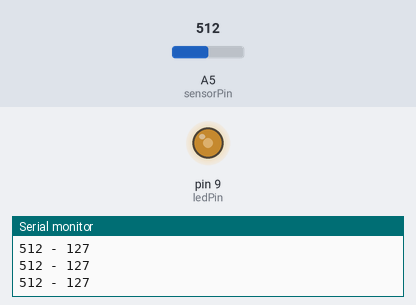
A sketch run on a simulated Arduino Uno, built with avr-gcc and run on an emulated ATmega328P. Parts: output pins drawn as LEDs (lit = HIGH), the last lines printed to the serial monitor. Inputs (shaded band) come from the test bench; at power-on: A5 (sensorPin) = 512.

Above: at 1.2 s.
1.3 s: A5 (sensorPin) set to 410
At 2.5 s:
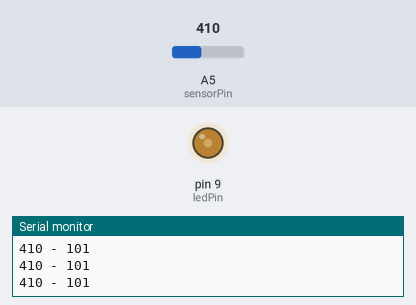
2.8 s: A5 (sensorPin) set to 394
At 3.7 s:
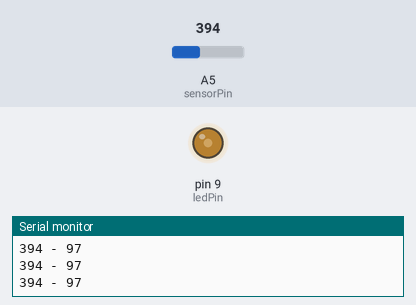
4.3 s: A5 (sensorPin) set to 716
At 4.8 s:
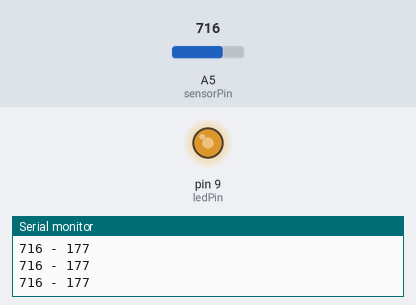
5.8 s: A5 (sensorPin) set to 900
At 7.0 s:
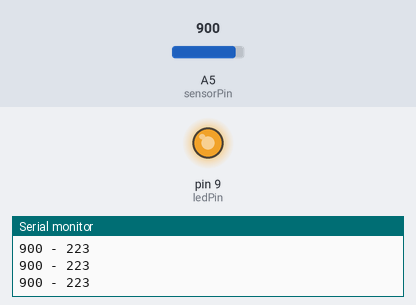
7.3 s: A5 (sensorPin) set to 122
At 8.5 s:
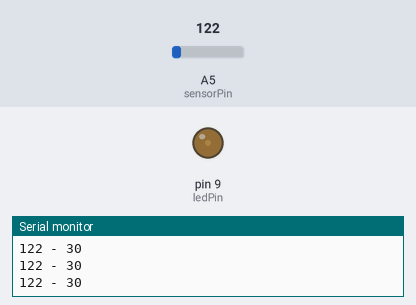
8.8 s: A5 (sensorPin) set to 108
At 9.6 s:
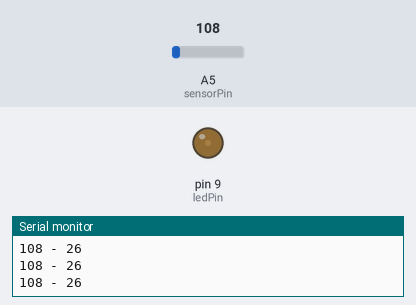
11.8 s: A5 (sensorPin) set to 90
Timing chart, 0 to 14.3 s (numbered marks = the images above; inputs shaded):
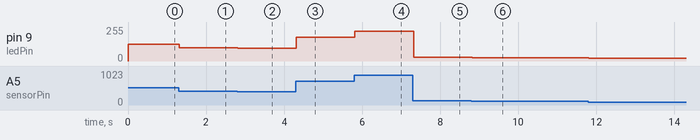

Measured:
- after the input at 1.3 s, pin 9 (ledPin): 127/255 → 101/255 at once
- after the input at 2.8 s, pin 9 (ledPin): 101/255 → 97/255 at once
- after the input at 4.3 s, pin 9 (ledPin): 97/255 → 177/255 at once
- after the input at 5.8 s, pin 9 (ledPin): 177/255 → 223/255 at once
- after the input at 7.3 s, pin 9 (ledPin): 223/255 → 30/255 at once
- after the input at 8.8 s, pin 9 (ledPin): 30/255 → 26/255 at once
- after the input at 11.8 s, pin 9 (ledPin): 26/255 → 22/255 at once

The sketch:

DigitalDimmer.ino
```cpp
// DIGITAL DIMMER
// LVTech 2/12/2013

// store some information in these variables
int sensorValue = 0;
int fadeValue = 0;

// select the pins for the components
int ledPin = 9;
int sensorPin = A5;

void setup() {
  // put your setup code here, to run once:

  // set the pin mode of the LED pin to output
  pinMode(ledPin, OUTPUT);
  // fire up serial at 9600 baud
  Serial.begin(9600);

}

void loop() {
  // put your main code here, to run repeatedly:

  // read our sensor or pot, store in sensorValue (0-1023)
  sensorValue = analogRead(sensorPin);
  // map our sensorValue (0-1023) to a PWM value (0-254)
  fadeValue = map(sensorValue, 0, 1023, 0, 254);
  // output some feedback via serial
  Serial.print(sensorValue);
  Serial.print(" - ");
  Serial.println(fadeValue);
  // write our PWM value to the LED
  analogWrite(ledPin, fadeValue);
}
```
